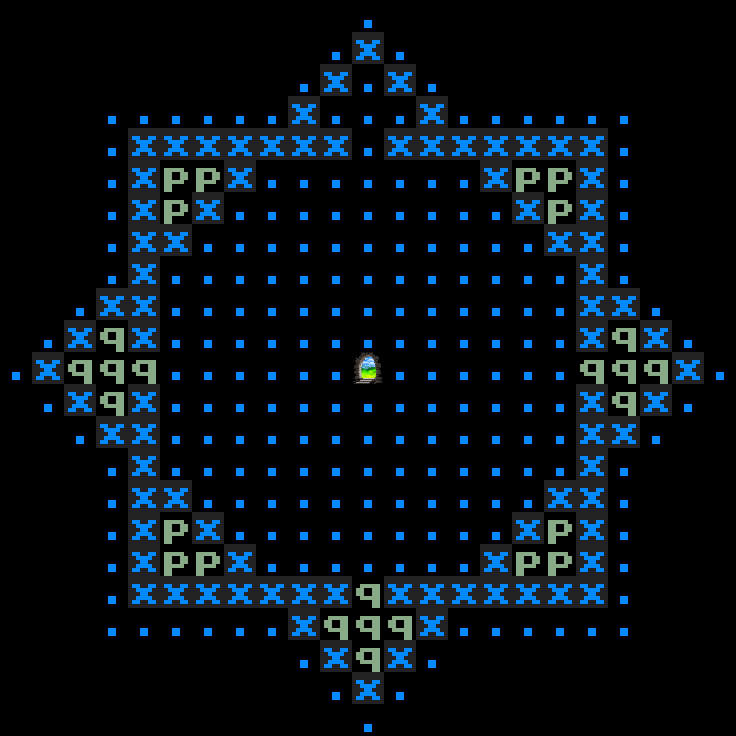

A level layout from a 2D game, rendered from its tile map. Below: a short description, then the map file with its tile-grid data intact:
An orthogonal 23x23 tile map with 32x32 px tiles, 2 tile layers (Tile Layer, Feature Layer), 2 tilesets.

<map version="2017.05.26" orientation="orthogonal" renderorder="right-down" width="23" height="23" tilewidth="32" tileheight="32" backgroundcolor="#000000" nextobjectid="1">
 <properties>
  <property name="code">SUBST:      p:Wmvb
SUBST:      q:..xlm</property>
  <property name="orient" value="float" />
  <property name="tags" value="arrival no_monster_gen transparent" />
 </properties>
 <tileset firstgid="1" source="../tilesets/features.tsx" />
 <tileset firstgid="181" source="../tilesets/basic.tsx" />
 <layer name="Tile Layer" width="23" height="23">
  <data encoding="csv">
0,0,0,0,0,0,0,0,0,0,0,181,0,0,0,0,0,0,0,0,0,0,0,
0,0,0,0,0,0,0,0,0,0,181,182,181,0,0,0,0,0,0,0,0,0,0,
0,0,0,0,0,0,0,0,0,181,182,181,182,181,0,0,0,0,0,0,0,0,0,
0,0,0,181,181,181,181,181,181,182,181,181,181,182,181,181,181,181,181,181,0,0,0,
0,0,0,181,182,182,182,182,182,182,182,181,182,182,182,182,182,182,182,181,0,0,0,
0,0,0,181,182,158,158,182,181,181,181,181,181,181,181,182,158,158,182,181,0,0,0,
0,0,0,181,182,158,182,181,181,181,181,181,181,181,181,181,182,158,182,181,0,0,0,
0,0,0,181,182,182,181,181,181,181,181,181,181,181,181,181,181,182,182,181,0,0,0,
0,0,0,181,182,181,181,181,181,181,181,181,181,181,181,181,181,181,182,181,0,0,0,
0,0,181,182,182,181,181,181,181,181,181,181,181,181,181,181,181,181,182,182,181,0,0,
0,181,182,159,182,181,181,181,181,181,181,181,181,181,181,181,181,181,182,159,182,181,0,
181,182,159,159,159,181,181,181,181,181,181,9,181,181,181,181,181,181,159,159,159,182,181,
0,181,182,159,182,181,181,181,181,181,181,181,181,181,181,181,181,181,182,159,182,181,0,
0,0,181,182,182,181,181,181,181,181,181,181,181,181,181,181,181,181,182,182,181,0,0,
0,0,0,181,182,181,181,181,181,181,181,181,181,181,181,181,181,181,182,181,0,0,0,
0,0,0,181,182,182,181,181,181,181,181,181,181,181,181,181,181,182,182,181,0,0,0,
0,0,0,181,182,158,182,181,181,181,181,181,181,181,181,181,182,158,182,181,0,0,0,
0,0,0,181,182,158,158,182,181,181,181,181,181,181,181,182,158,158,182,181,0,0,0,
0,0,0,181,182,182,182,182,182,182,182,159,182,182,182,182,182,182,182,181,0,0,0,
0,0,0,181,181,181,181,181,181,182,159,159,159,182,181,181,181,181,181,181,0,0,0,
0,0,0,0,0,0,0,0,0,181,182,159,182,181,0,0,0,0,0,0,0,0,0,
0,0,0,0,0,0,0,0,0,0,181,182,181,0,0,0,0,0,0,0,0,0,0,
0,0,0,0,0,0,0,0,0,0,0,181,0,0,0,0,0,0,0,0,0,0,0
</data>
 </layer>
 <layer name="Feature Layer" width="23" height="23">
  <data encoding="csv">
0,0,0,0,0,0,0,0,0,0,0,0,0,0,0,0,0,0,0,0,0,0,0,
0,0,0,0,0,0,0,0,0,0,0,0,0,0,0,0,0,0,0,0,0,0,0,
0,0,0,0,0,0,0,0,0,0,0,0,0,0,0,0,0,0,0,0,0,0,0,
0,0,0,0,0,0,0,0,0,0,0,0,0,0,0,0,0,0,0,0,0,0,0,
0,0,0,0,0,0,0,0,0,0,0,0,0,0,0,0,0,0,0,0,0,0,0,
0,0,0,0,0,0,0,0,0,0,0,0,0,0,0,0,0,0,0,0,0,0,0,
0,0,0,0,0,0,0,0,0,0,0,0,0,0,0,0,0,0,0,0,0,0,0,
0,0,0,0,0,0,0,0,0,0,0,0,0,0,0,0,0,0,0,0,0,0,0,
0,0,0,0,0,0,0,0,0,0,0,0,0,0,0,0,0,0,0,0,0,0,0,
0,0,0,0,0,0,0,0,0,0,0,0,0,0,0,0,0,0,0,0,0,0,0,
0,0,0,0,0,0,0,0,0,0,0,0,0,0,0,0,0,0,0,0,0,0,0,
0,0,0,0,0,0,0,0,0,0,0,0,0,0,0,0,0,0,0,0,0,0,0,
0,0,0,0,0,0,0,0,0,0,0,0,0,0,0,0,0,0,0,0,0,0,0,
0,0,0,0,0,0,0,0,0,0,0,0,0,0,0,0,0,0,0,0,0,0,0,
0,0,0,0,0,0,0,0,0,0,0,0,0,0,0,0,0,0,0,0,0,0,0,
0,0,0,0,0,0,0,0,0,0,0,0,0,0,0,0,0,0,0,0,0,0,0,
0,0,0,0,0,0,0,0,0,0,0,0,0,0,0,0,0,0,0,0,0,0,0,
0,0,0,0,0,0,0,0,0,0,0,0,0,0,0,0,0,0,0,0,0,0,0,
0,0,0,0,0,0,0,0,0,0,0,0,0,0,0,0,0,0,0,0,0,0,0,
0,0,0,0,0,0,0,0,0,0,0,0,0,0,0,0,0,0,0,0,0,0,0,
0,0,0,0,0,0,0,0,0,0,0,0,0,0,0,0,0,0,0,0,0,0,0,
0,0,0,0,0,0,0,0,0,0,0,0,0,0,0,0,0,0,0,0,0,0,0,
0,0,0,0,0,0,0,0,0,0,0,0,0,0,0,0,0,0,0,0,0,0,0
</data>
 </layer>
 <objectgroup name="Scripting Layer" />
</map>
